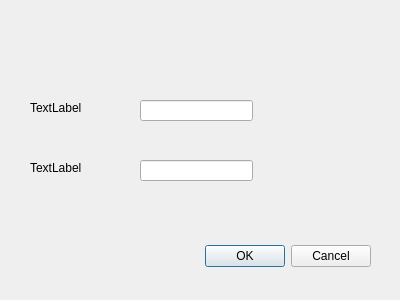
<?xml version="1.0" encoding="UTF-8"?>
<ui version="4.0">
 <class>SignUp</class>
 <widget class="QDialog" name="SignUp">
  <property name="geometry">
   <rect>
    <x>0</x>
    <y>0</y>
    <width>400</width>
    <height>300</height>
   </rect>
  </property>
  <property name="windowTitle">
   <string>Dialog</string>
  </property>
  <widget class="QDialogButtonBox" name="buttonBox">
   <property name="geometry">
    <rect>
     <x>30</x>
     <y>240</y>
     <width>341</width>
     <height>32</height>
    </rect>
   </property>
   <property name="orientation">
    <enum>Qt::Horizontal</enum>
   </property>
   <property name="standardButtons">
    <set>QDialogButtonBox::Cancel|QDialogButtonBox::Ok</set>
   </property>
  </widget>
  <widget class="QLineEdit" name="lineEdit">
   <property name="geometry">
    <rect>
     <x>140</x>
     <y>100</y>
     <width>113</width>
     <height>21</height>
    </rect>
   </property>
  </widget>
  <widget class="QLineEdit" name="lineEdit_2">
   <property name="geometry">
    <rect>
     <x>140</x>
     <y>160</y>
     <width>113</width>
     <height>21</height>
    </rect>
   </property>
  </widget>
  <widget class="QLabel" name="label">
   <property name="geometry">
    <rect>
     <x>30</x>
     <y>100</y>
     <width>72</width>
     <height>15</height>
    </rect>
   </property>
   <property name="text">
    <string>TextLabel</string>
   </property>
  </widget>
  <widget class="QLabel" name="label_2">
   <property name="geometry">
    <rect>
     <x>30</x>
     <y>160</y>
     <width>72</width>
     <height>15</height>
    </rect>
   </property>
   <property name="text">
    <string>TextLabel</string>
   </property>
  </widget>
 </widget>
 <resources/>
 <connections>
  <connection>
   <sender>buttonBox</sender>
   <signal>accepted()</signal>
   <receiver>SignUp</receiver>
   <slot>accept()</slot>
   <hints>
    <hint type="sourcelabel">
     <x>248</x>
     <y>254</y>
    </hint>
    <hint type="destinationlabel">
     <x>157</x>
     <y>274</y>
    </hint>
   </hints>
  </connection>
  <connection>
   <sender>buttonBox</sender>
   <signal>rejected()</signal>
   <receiver>SignUp</receiver>
   <slot>reject()</slot>
   <hints>
    <hint type="sourcelabel">
     <x>316</x>
     <y>260</y>
    </hint>
    <hint type="destinationlabel">
     <x>286</x>
     <y>274</y>
    </hint>
   </hints>
  </connection>
 </connections>
</ui>
